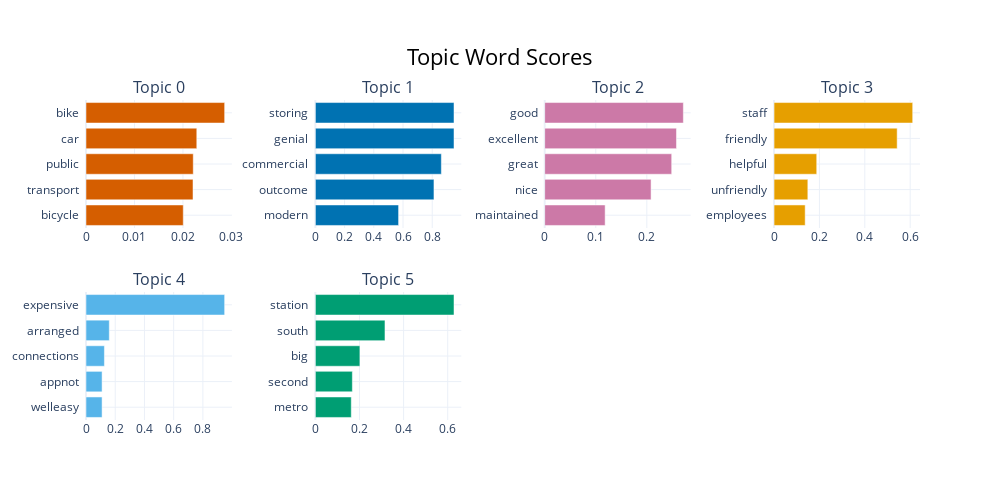

The code cell stored with this chart in its notebook:
### Markdown cell above
Topic visualisation

### Code cell
model.visualize_barchart(top_n_topics=6)

### Figure 1 — Plotly figure (JSON) as saved in the notebook; plotly's stock layout.template omitted (floating-point values rounded to 4 significant figures)
{"data": [{"marker": {"color": "#D55E00"}, "orientation": "h", "type": "bar", "x": [0.02006, 0.02207, 0.02212, 0.02285, 0.02859], "xaxis": "x", "y": ["bicycle  ", "transport  ", "public  ", "car  ", "bike  "], "yaxis": "y"}, {"marker": {"color": "#0072B2"}, "orientation": "h", "type": "bar", "x": [0.5697, 0.8118, 0.8625, 0.949, 0.949], "xaxis": "x2", "y": ["modern  ", "outcome  ", "commercial  ", "genial  ", "storing  "], "yaxis": "y2"}, {"marker": {"color": "#CC79A7"}, "orientation": "h", "type": "bar", "x": [0.1183, 0.2083, 0.2487, 0.258, 0.2715], "xaxis": "x3", "y": ["maintained  ", "nice  ", "great  ", "excellent  ", "good  "], "yaxis": "y3"}, {"marker": {"color": "#E69F00"}, "orientation": "h", "type": "bar", "x": [0.1372, 0.1489, 0.1881, 0.5426, 0.6111], "xaxis": "x4", "y": ["employees  ", "unfriendly  ", "helpful  ", "friendly  ", "staff  "], "yaxis": "y4"}, {"marker": {"color": "#56B4E9"}, "orientation": "h", "type": "bar", "x": [0.11, 0.11, 0.126, 0.1594, 0.9489], "xaxis": "x5", "y": ["welleasy  ", "appnot  ", "connections  ", "arranged  ", "expensive  "], "yaxis": "y5"}, {"marker": {"color": "#009E73"}, "orientation": "h", "type": "bar", "x": [0.1628, 0.1677, 0.2019, 0.3156, 0.6285], "xaxis": "x6", "y": ["metro  ", "second  ", "big  ", "south  ", "station  "], "yaxis": "y6"}], "layout": {"annotations": [{"font": {"size": 16}, "showarrow": false, "text": "Topic 0", "x": 0.0875, "xanchor": "center", "xref": "paper", "y": 1, "yanchor": "bottom", "yref": "paper"}, {"font": {"size": 16}, "showarrow": false, "text": "Topic 1", "x": 0.3625, "xanchor": "center", "xref": "paper", "y": 1, "yanchor": "bottom", "yref": "paper"}, {"font": {"size": 16}, "showarrow": false, "text": "Topic 2", "x": 0.6375, "xanchor": "center", "xref": "paper", "y": 1, "yanchor": "bottom", "yref": "paper"}, {"font": {"size": 16}, "showarrow": false, "text": "Topic 3", "x": 0.9125, "xanchor": "center", "xref": "paper", "y": 1, "yanchor": "bottom", "yref": "paper"}, {"font": {"size": 16}, "showarrow": false, "text": "Topic 4", "x": 0.0875, "xanchor": "center", "xref": "paper", "y": 0.4, "yanchor": "bottom", "yref": "paper"}, {"font": {"size": 16}, "showarrow": false, "text": "Topic 5", "x": 0.3625, "xanchor": "center", "xref": "paper", "y": 0.4, "yanchor": "bottom", "yref": "paper"}], "height": 500, "hoverlabel": {"bgcolor": "white", "font": {"family": "Rockwell", "size": 16}}, "showlegend": false, "title": {"font": {"color": "Black", "size": 22}, "text": "Topic Word Scores", "x": 0.5, "xanchor": "center", "yanchor": "top"}, "width": 1000, "xaxis": {"anchor": "y", "domain": [0, 0.175], "showgrid": true}, "xaxis2": {"anchor": "y2", "domain": [0.275, 0.45], "showgrid": true}, "xaxis3": {"anchor": "y3", "domain": [0.55, 0.725], "showgrid": true}, "xaxis4": {"anchor": "y4", "domain": [0.825, 1], "showgrid": true}, "xaxis5": {"anchor": "y5", "domain": [0, 0.175], "showgrid": true}, "xaxis6": {"anchor": "y6", "domain": [0.275, 0.45], "showgrid": true}, "xaxis7": {"anchor": "y7", "domain": [0.55, 0.725], "showgrid": true}, "xaxis8": {"anchor": "y8", "domain": [0.825, 1], "showgrid": true}, "yaxis": {"anchor": "x", "domain": [0.6, 1], "showgrid": true}, "yaxis2": {"anchor": "x2", "domain": [0.6, 1], "showgrid": true}, "yaxis3": {"anchor": "x3", "domain": [0.6, 1], "showgrid": true}, "yaxis4": {"anchor": "x4", "domain": [0.6, 1], "showgrid": true}, "yaxis5": {"anchor": "x5", "domain": [0, 0.4], "showgrid": true}, "yaxis6": {"anchor": "x6", "domain": [0, 0.4], "showgrid": true}, "yaxis7": {"anchor": "x7", "domain": [0, 0.4], "showgrid": true}, "yaxis8": {"anchor": "x8", "domain": [0, 0.4], "showgrid": true}}}
